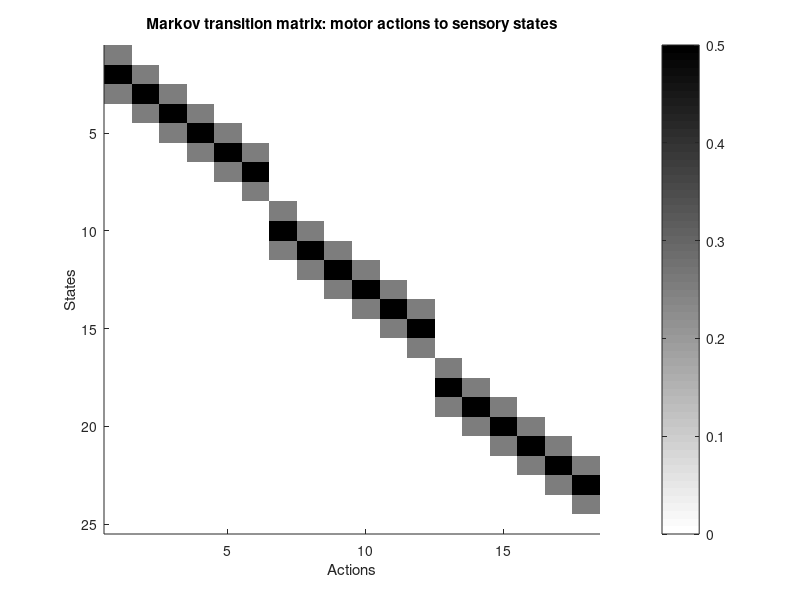

Recreate this plot in MATLAB. (Note: this script raises an error after producing the figure.)
%%% EXPLR_publish %%%
% Model of Exploration in Hearing and Deaf Light-Off (LO) Birds
% Implementation of the model from the supplementary material of the
% manuscript:
% 
% Empowerment maximization
% note emp_opt yields the optimal policy (poli)

nn=3; % Number of Notes the bird is singing
kLO=2; % index of note that can trigger LO
na=6; % Number of Actions per note (should be even)
alpha=0.001/nn; % learning rate TD learning

tau=1;  % forgetting time constant, is tau=1 required for convergence to optimal policy?
verbose=0;

sc_fac2=50; % tradeoff between reward r and empowerment gain

ent_sc=0.01; % scaling of entropy term (making action choices uniform)


% Simulation parameters:
N=2500; % # trials (per note)
do_control=0; % add control condition without LO (0 = only LO, 1 = add control, 2 = remove entropy gain)
nbirds=2; % Number of Birds to simulate and average the result over

% Reward for LO
nR=12; % Number of different Reward values tested (reward value fixed for one  simulation)
rs=-logspace(log10(0.0001),log10(1000),nR); % reward per LO event
rs=rs(end:-1:1);

jplot=15; % plot VTA firing for reward # jplot

% Number of States
nsH=na+2; % Number of States for Hearing bird (per note) corresponding to actual pitch sung
nsD=2; % Number of States for Deaf bird (per note), the second state is the silent state
nsA=nsH*nn+1; % total Number of States (for All notes), the last stte is the silent state

% Sensorimotor model: motor action -> sensory states
h1=zeros(nsH,1); h1(1:3)=[1/4 1/2 1/4]; h2=zeros(na,1); h2(1)=1/4;
wh=toeplitz(h1,h2); w=zeros(nsA,nn*na);
for i=1:nn
    w(1+(i-1)*nsH:i*nsH,1+(i-1)*na:i*na)=wh;
end
transitionAS=cumsum(w,1); % defines Transitions from Action to State (Fig. 4B)
figure(1); clf; imagesc(w);  gg=gray; colormap(gg(end:-1:1,:)); colorbar;
set(gca,'box','off'); xlabel('Actions'); ylabel('States');
title('Markov transition matrix: motor actions to sensory states');

% initialize variable quantifying model simulation
contingenciesH=zeros(nbirds,nR); % contingencies for Hearing birds
contingenciesD=contingenciesH; % same for Deaf birds
VsH=zeros(nR,na*nn); % Value function of States (mean Q values) for Hearing birds
VsD=VsH; % same for Deaf birds
VsallH=zeros(nbirds,nR,na*nn); % mean Value over all actions for Hearing birds
VsallD=VsallH; % same for Deaf
VTAsallplusH=zeros(nn,nbirds); VTAsallminusH=VTAsallplusH;
VTAsallplusD=VTAsallplusH; VTAsallminusD=VTAsallplusH;


VTAHs=ones(1,3); VTADs=VTAHs;
for c=1:do_control+1
    if c==1
        Non=1; % start LO on the first trial (contingent on sensory state)
    elseif c==2
        Non=N;  % never deliver LO
        fprintf('Control (no LO)\n')
    else
        Non=1;
        fprintf('Control (LO but no entropy gain)\n')
    end
    
    for b=1:nbirds % loop through Birds, 0=init bird
        VTAjH=zeros(nn,N); % VTA responses for different notes for specific reward Jplot
        VTAjD=VTAjH; % same for Hearing birds
        LOsH=zeros(1,N); LOsD=LOsH; % keeps track of LO (=1) or no LO (=0)

        fprintf('Bird %d\n',b)
        for r=1:nR % loop through rewards per LO
            R=rs(r); % reward per LO
            if verbose
                fprintf('j=%d/%d\n',r,nR);
            end
            
            % Initialize:
            % Hearing
            
            %V.PH=poli';%
            V.PH=1/na*ones(1,na*nn); % Policy
%            V.PHopt=V.PH; % optimal policy (only empowerment, no punishment)
            V.VH=zeros(1,na*nn); % average punishment (per action)
            V.ASCH=ones(nsA,na*nn); % Action-State Counter hearing (number of times action taken and state hit)
            V.ASCHall=V.ASCH;
            V.nLOHall=zeros(nsA,na*nn); % number of LO events
            EntHold=log(na*nn);
            
            % Deaf
            V.PD=1/na*ones(1,na*nn); %V.PDopt=V.PD;
            V.VD=zeros(1,na*nn);
            V.ASCD=ones(nsD,na*nn); V.ASCDall=V.ASCD;
            V.nLODall=zeros(nsD,na*nn);
            EntDold=log(na*nn);
            
            % Hearing
            s_allH=zeros(1,N*nn); % state history
            a_allH=s_allH; % action history
            % Deaf
            s_allD=s_allH; a_allD=s_allH;
            
            poliH=1/nn*na*ones(1,nn*na);
            ci=0;
            a=zeros(1,N); bb=a; cc=a; dd=a;
            for i=1:N % loop over songs
                  for k=1:nn % loop over notes
                    ci=ci+1;
                    
                    % states and actions corresponding to current note:
                    ks=(1+(k-1)*nsH):k*nsH; ka=(1+(k-1)*na):k*na;
                    
                    
                    %% take action based on current policy

                    xH=V.PH(ka);% current policy for note k, sum(xH)=1
                    aH=find(rand(1)<cumsum(xH),1,'first'); % sample next action from policy
                   
                    aH=aH+(k-1)*na; a_allH(ci)=aH; % find correponding state and LO value
                    sH=find(rand(1)<transitionAS(:,aH),1,'first');   s_allH(ci)=sH; % markov transition
                    is_loH=(i>Non & k==kLO & sH>(kLO-1)*nsH+nsH/2); % simple, deterministic model
                    if b>0 && k==kLO && r==jplot
                        LOsH(i)=is_loH;
                    end
                    
                    % Deaf                  
                    xD=V.PD(ka);           
                    aD=find(rand(1)<cumsum(xD),1,'first');

                    aD=aD+(k-1)*na; a_allD(ci)=aD;
                    sD=find(rand(1)<transitionAS(:,aD),1,'first'); % state measured by experimenter
                    is_loD=(i>Non & k==kLO & sD>(kLO-1)*nsH+nsH/2); % simple, deterministic model
                    sD=2-is_loD;  s_allD(ci)=sD; % sensory state for deaf bird is binary
                    if b>0 && k==kLO  && r==jplot
                        LOsD(i)=is_loD;
                    end
                    
                    %% update action-state counter and estimated transition probability:
                    
                    V.ASCH_old=V.ASCH;
                    V.ASCD_old=V.ASCD;
                    
                    % update
                    V.ASCH(sH,aH)=max(1,tau*V.ASCH(sH,aH)+1);
                    %V.ASCH(sH,aH)=V.ASCH(sH,aH)+1;
                    %V.ASCH=tau*V.ASCH;
                    V.ASCHall(sH,aH)=V.ASCHall(sH,aH)+1;
                    V.nLOHall(sH,aH)=V.nLOHall(sH,aH)+is_loH;
                    
                    V.ASCD(sD,aD)=max(1,tau*V.ASCD(sD,aD)+1);
                   % V.ASCD(sD,aD)=V.ASCD(sD,aD)+1;
                    %V.ASCD=tau*V.ASCD;
                    V.ASCDall(sD,aD)=V.ASCDall(sD,aD)+1;
                    V.nLODall(sD,aD)=V.nLODall(sD,aD)+is_loD;
                    
                    if (c==1 && i==Non) || (c==2 && i==1)
                        V.ASCHonall=V.ASCHall;  V.ASCDonall=V.ASCDall; V.nLODonall=V.nLODall; V.nLOHonall=V.nLOHall;
                    end
                    
                    %% update policy based on empowerment gain
                    
                    if i==500
                       disp('') 
                    end
                    % Hearing
                    if c<3
                        xHnn=V.PH; % this is the current policy, but normalized to sum(xHnn)=nn
                        xHnnew=calc_pdf(V.PH,ka,aH,alpha); % compute new policy to test
                        [egH,DegH]=calc_emp2Diff(V.ASCH,xHnn/nn,xHnnew/nn); % DegH = empowerment change 
                        EntHold=-sum(xHnn/nn.*log(eps+xHnn/nn)); % entropy of old policy
                        EntH=-sum(xHnnew/nn.*log(eps+xHnnew/nn)); % entropy of new policy
                    else
                        egH=0;
                    end
                    V.VH(aH)=(1-alpha)*V.VH(aH)+alpha*is_loH*R; % running average punishment  
                    %VTAH1=ent_sc*(EntH-log(na*nn)); % deviation from maximally informative policy
                    VTAH1=ent_sc*(EntH-EntHold); % deviation from maximally informative policy
                    VTAH2=sc_fac2*sum((xHnnew-xHnn).*V.VH); % change in expected punishment
 
                    VTAH=DegH+VTAH1+VTAH2;              % total valence change including empowerment change
                    a(i)=egH;
    
                    V.PH(aH)=min(1,max(eps,V.PH(aH)+alpha*sign(VTAH))); % adopt policy change if valenence increase, otherwise take opposite policy change
                    V.PH(ka)=V.PH(ka)/sum(V.PH(ka)); % renormalize policy
                     
                     VTAHs(k)=VTAH;
                     
                    % Deaf
                    if c<3
                        xDnn=V.PD;
                        xDnnew=calc_pdf(V.PD,ka,aD,alpha);
                        [egD,DegD]=calc_emp2Diff(V.ASCD,xDnn/nn,xDnnew/nn);
                        EntDold=-sum(xDnn/nn.*log(eps+xDnn/nn));
                        EntD=-sum(xDnnew/nn.*log(eps+xDnnew/nn));%+sum(xH.*log(eps+xH));
                    else
                        egD=0;
                    end
                    V.VD(aD)=(1-alpha)*V.VD(aD)+alpha*is_loD*R;
                    %VTAD=ent_sc*(EntD-log(na*nn))+DegD+sc_fac2*sum((xDnnew-xDnn).*V.VD);
                    VTAD=ent_sc*(EntD-EntDold)+DegD+sc_fac2*sum((xDnnew-xDnn).*V.VD);
                    V.PD(aD)=min(1,max(0,V.PD(aD)+alpha*sign(VTAD)));
                    
                    
                     bb(i)=egD;
                  %  cc(i)=mean(V.VD); dd(i)=VTAD;
                    
                    V.PD(ka)=V.PD(ka)/sum(V.PD(ka));
                     VTADs(k)=VTAD;
                      
                      if r==jplot
                        VTAjH(k,i)=VTAH-V.PH(aH);
                        VTAjD(k,i)=VTAD-V.PD(aD);
                    end
                    
                end
            end
            VsH(r,:)=V.PH;
            VsD(r,:)=V.PD;
            
            contingenciesH(b,r)=sum(sum(V.nLOHall-V.nLOHonall))/(N-1);
            contingenciesD(b,r)=sum(sum(V.nLODall-V.nLODonall))/(N-1);
            
            if verbose
                fprintf('contingency: H=%.2g  D=%.2g\n', contingenciesH(b,r),contingenciesD(b,r));
                
                % plot action-state counts
                figure(11);clf; imagesc(V.ASCHall-V.ASCHonall); colormap(hot); colorbar;
                xlabel('actions'); ylabel('states'); title('Hearing action-state count');
                figure(12);clf; imagesc(V.ASCDall-V.ASCDonall); colormap(hot); colorbar;
                xlabel('actions'); ylabel('states'); title('Deaf action-state count');
                
                % plot distribution of states and actions visited XXX why Non=N for control birds?
                figure(15); clf; subplot(211); hist(s_allH(Non+1:end),1:nsA);   title('States hearing');
                subplot(212); hist(s_allD(Non+1:end),1:nsD,'r'); title('States deaf');
                figure(16); clf; subplot(211); hist(a_allH(Non+1:end),1:na*nn); title('Actions hearing');
                subplot(212); hist(a_allD(Non+1:end),1:na*nn,'r');  title('Actions deaf');
                
                % plot value function
                figure(21);clf; plot(V.PH,'k'); hold on;plot(V.PD,'r'); title('Q function');
                xlabel('action'); legend({'Hearing','Deaf'},'Location','best');
            end
        end
        
        VsallH(b,:,:)=VsH; VsallD(b,:,:)=VsD;
        if c==1
            VTAjH=VTAjH(:,N/2:N); LOsH=LOsH(N/2:N);
            VTAsallplusH(:,b)=mean(VTAjH(:,find(LOsH)),2);
            VTAsallminusH(:,b)=mean(VTAjH(:,find(~LOsH)),2);
            VTAsallplusD(:,b)=mean(VTAjD(:,find(LOsD)),2);
            VTAsallminusD(:,b)=mean(VTAjD(:,find(~LOsD)),2);
        end
    end
    
    if c==1
        figure(32);
        clf; semilogx(rs,mean(mean(VsallH,3),1),'k','linewidth',2); hold on;
        semilogx(rs,mean(mean(VsallD,3),1),'r','linewidth',2);
        set(gca,'box','off');axis tight
        legend({'Hearing','Deaf'},'Location','best');
        xlabel('r'); ylabel('mean Q'); title('Action averaged Q');
        
        figure(31); clf; semilogx(rs,mean(contingenciesH,1),'k','linewidth',2); hold on;
        semilogx(rs,mean(contingenciesD,1),'r','linewidth',2);
        semilogx(rs,.5*ones(1,nR),'k--','linewidth',2);
        set(gca,'box','off');
        legend({'Hearing','Deaf'},'Location','best');
        xlabel('Reward'); ylabel('LO contingency');
        axis tight
        
        if nn>3
        figure(33); clf;
        fplus=mean(VTAsallplusH,2); fminus=mean(VTAsallminusH,2);
        splus=std(VTAsallplusH')'; sminus=std(VTAsallminusH')';
        errorbar(1:nn,fplus,splus,'k','linewidth',2); hold on;
        errorbar(1:nn,fminus,sminus,'r--','linewidth',2);
        title(['R=' sprintf('%.2g',rs(jplot))]);
        legend({'LO','no LO'},'Location','Best');
        set(gca,'box','off')
        end
        
    elseif c==2
        figure(32);
        semilogx(rs,mean(mean(VsallH,3),1),'k--','linewidth',2);
        hold on; semilogx(rs,mean(mean(VsallD,3),1),'r--','linewidth',2);
        axis tight
        
    else
        figure(32);
        semilogx(rs,mean(mean(VsallH,3),1),'k:','linewidth',2);
        hold on; semilogx(rs,mean(mean(VsallD,3),1),'r:','linewidth',2);
        axis tight
        
        figure(31); semilogx(rs,mean(contingenciesH,1),'k:','linewidth',2); hold on;
        semilogx(rs,mean(contingenciesD,1),'r:','linewidth',2);
        axis tight
    end
    
end

% figure(31); print cont -dsvg; figure(32); print Q -dsvg; figure(33); print vta -dsvg;
figure(11); clf; plot(V.PH); title('Policy Hearing'); 
figure(12);clf;plot(V.PD); title('Policy Deaf');
 figure(13); clf; plot(a,'k'); hold on; plot(bb,'r'); legend({'Hearing','Deaf'}); title('Empowerment');% ylim([.9 1.1])
 
%% DEFINE FUNCTIONS

function ig=calc_ig(ASC_new,ASC_old,a0)
% CALC_IG calculates information gain given for action a0

%   'ASC_new'   -   new action-state counter after taking action a0
%   'ASC_old'   -   old action-state counter
%   'a0'        -   current new action

% estimate of transition probability for the current note
T_old=ASC_old(:,a0)/(eps+sum(ASC_old(:,a0))); % old estimate
T_new=ASC_new(:,a0)/(eps+sum(ASC_new(:,a0))); % new estimate
dkl=sum(T_old.*log(T_old./T_new));
ig=dkl*1000; % for entropy
%ig=dkl;  % for impact
end

function emdist=calc_emd(ASC_new,ASC_old,a0)
% CALC_emd calculates earth mover's distance gain given new action
calc_emp2Diff
%   'ASC_new'   -   new action-state counter after taking action
%   'ASC_old'   -   old action-state counter
T_old=ASC_old(:,a0)/(eps+sum(ASC_old(:,a0))); % old estimate
T_new=ASC_new(:,a0)/(eps+sum(ASC_new(:,a0))); % new estimate
T0=zeros(size(T_old)); T0(end)=1;

% L1 dist
emdist=sum(abs(T_new-T0))-0*sum(abs(T_old-T0));
emdist=2*(emdist-2);

% true EMD
% enew=cumsum(T_new-T0);
% eold=cumsum(T_old-T0);
% emdist=sum(abs(enew))-sum(abs(eold));
% emdist=2000*emdist/length(T_new)^2;
end

function eg=calc_eg(ASC_new,ASC_old,a0)
% CALC_EG calculates entropy gain given new action

%   'ASC_new'   -   new action-state counter after taking action
%   'ASC_old'   -   old action-state counter

C=sum(ASC_old,2); % state count
P_old=C/sum(C); % state probability

%ASC(s0,a0)=tau*ASC(s0,a0)+1; % updated action-state counter
C=sum(ASC_new,2);
P_new=C/sum(C);

eg=-sum(P_new.*log(P_new))+sum(P_old.*log(P_old));

if 1
    C=sum(ASC_new,2);
    D=sum(ASC_new,1); % action count
    Ps_new=C/(eps+sum(C)); % state probability
    Pa_new=D/(eps+sum(C));
    
    C=sum(ASC_old,2);
    D=sum(ASC_old,1); % action count
    Ps_old=C/(eps+sum(C)); % state probability
    Pa_old=D/(eps+sum(C));
    
    empg=0;
    
    for a0=1:length(D)
        Tnew=ASC_new(:,a0)/(eps+sum(ASC_new(:,a0))); % new estimate
        Told=ASC_old(:,a0)/(eps+sum(ASC_old(:,a0))); % new estimate
        
        %empg=sum(Tnew*Pa_new.*log(Tnew./Ps_new))-sum(Told*Pa_old.*log(Told./Ps_old));
        %empg=empg+Pa_new(a0)*sum(Tnew*Pa_new(a0).*log(Tnew./Ps_new))-Pa_old(a0)*sum(Told*Pa_old(a0).*log(Told./Ps_old));
        empg=empg+sum(Tnew*Pa_new(a0).*log(Tnew./Ps_new));%-sum(Told*Pa_old(a0).*log(Told./Ps_old));
    end
    eg=empg;
end
% Tnew=ASC_new(:,a0)/(eps+sum(ASC_new(:,a0))); % new estimate
% Told=ASC_old(:,a0)/(eps+sum(ASC_old(:,a0))); % old estimate
%
% eg=eg+sum(Tnew.*log(Tnew))-sum(Told.*log(Told));


eg=3000*eg;
%eg=-10*exp(-eg);
end




